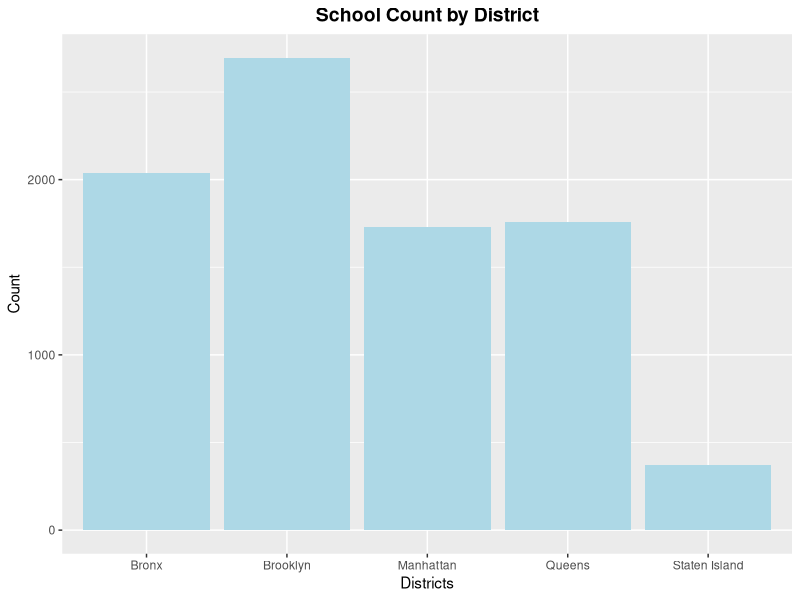
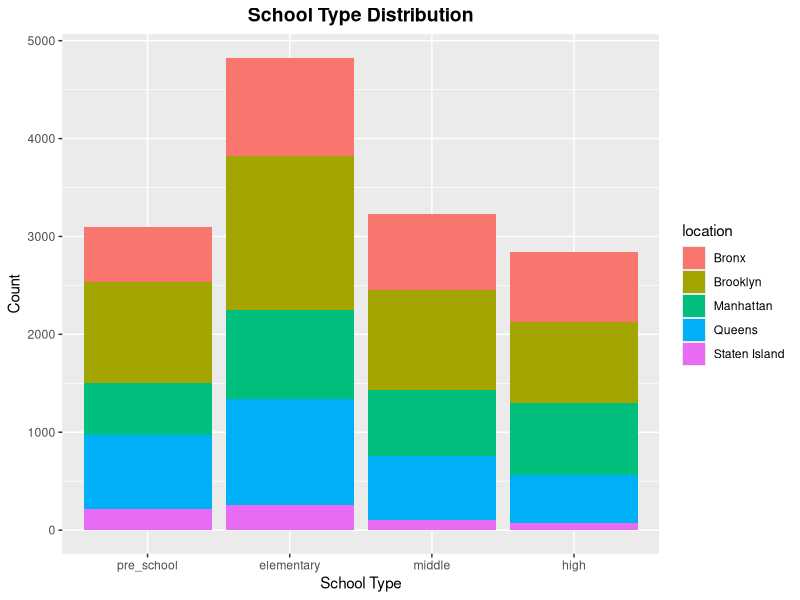

These charts were generated, in order, by the following R code:
## ---- chunk 1
library(knitr)
library(tidyverse)
library(dplyr)
library(ggplot2)
library(RColorBrewer)
library(sqldf)
school = read.csv("School.csv")
## ---- chunk 2
school <- school %>%
  group_by(School.Name) %>%
  mutate(count = n()) %>%
  filter(count == 5) %>%
  select(-count)
## ---- chunk 3
school <- school %>% 
  mutate(location = case_when(
    str_detect(DBN, "K") == TRUE ~ "Brooklyn",
    str_detect(DBN,"X") == TRUE ~ "Bronx",
    str_detect(DBN,"Q") == TRUE ~ "Queens",
    str_detect(DBN,"M") == TRUE ~ "Manhattan",
    str_detect(DBN,"R") == TRUE ~ "Staten Island",
  ))

school %>%
  ggplot(mapping = aes(x = location)) +
  geom_bar(stat = "count", fill = "lightblue") +
  ggtitle("School Count by District") +
  xlab("Districts") + ylab("Count") +
  theme(plot.title = element_text(hjust = 0.5, face = "bold", size = 14))
## ---- chunk 4
school <- rename(school, Grade.PK =Grade.PK..Half.Day...Full.Day. )
## ---- chunk 5
school <- school %>% 
  mutate(is_preschool = case_when(
    Grade.PK > 0 ~ 1,
    T ~ 0
  )) %>% 
  mutate(is_elementary = case_when(
    Grade.K == 0 & Grade.1 == 0 & Grade.2 == 0 &
      Grade.3 == 0 & Grade.4 == 0 & Grade.5 == 0 ~ 0,
    T ~ 1
  )) %>% 
  mutate(is_middle = case_when(
    Grade.6 == 0 & Grade.7 == 0 & Grade.8 == 0 ~ 0,
    T ~ 1
  )) %>% 
  mutate(is_high = case_when(
    Grade.9 == 0 & Grade.10 == 0 & Grade.11 == 0 & Grade.12 == 0 ~ 0,
    T ~ 1
  ))
dim(school)
## ---- chunk 6
count_by_type <- sqldf("select location, Year, sum(is_preschool) as pre_school,
      sum(is_elementary) as elementary,
      sum(is_middle) as middle,
      sum(is_high) as high from school group by location ,Year") %>% 
   pivot_longer(-c(location,Year),names_to ="type", values_to = "num")

count_by_type$type <- factor(count_by_type$type ,levels = c("pre_school", "elementary", "middle", "high"))

type_sch <- count_by_type %>%
  ggplot(mapping = aes(x = type, y = num, fill = location)) +
  geom_bar(stat = "identity") +
  ggtitle("School Type Distribution") +
  xlab("School Type") + ylab("Count") +
  theme(plot.title = element_text(hjust = 0.5, face  = "bold", size = 14))
type_sch
